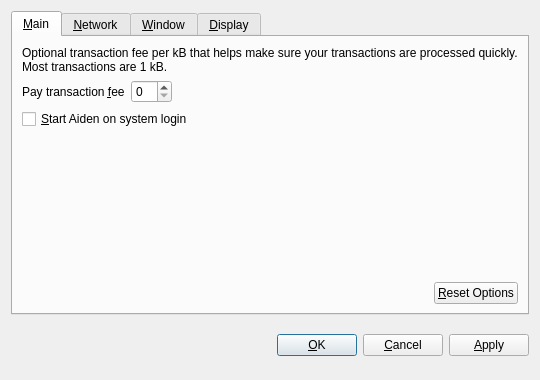
<?xml version="1.0" encoding="UTF-8"?>
<ui version="4.0">
 <class>OptionsDialog</class>
 <widget class="QDialog" name="OptionsDialog">
  <property name="geometry">
   <rect>
    <x>0</x>
    <y>0</y>
    <width>540</width>
    <height>380</height>
   </rect>
  </property>
  <property name="windowTitle">
   <string>Options</string>
  </property>
  <property name="modal">
   <bool>true</bool>
  </property>
  <layout class="QVBoxLayout" name="verticalLayout">
   <item>
    <widget class="QTabWidget" name="tabWidget">
     <property name="tabPosition">
      <enum>QTabWidget::North</enum>
     </property>
     <property name="currentIndex">
      <number>0</number>
     </property>
     <widget class="QWidget" name="tabMain">
      <attribute name="title">
       <string>&amp;Main</string>
      </attribute>
      <layout class="QVBoxLayout" name="verticalLayout_Main">
       <item>
        <widget class="QLabel" name="transactionFeeInfoLabel">
         <property name="text">
          <string>Optional transaction fee per kB that helps make sure your transactions are processed quickly. Most transactions are 1 kB.</string>
         </property>
         <property name="textFormat">
          <enum>Qt::PlainText</enum>
         </property>
         <property name="wordWrap">
          <bool>true</bool>
         </property>
        </widget>
       </item>
       <item>
        <layout class="QHBoxLayout" name="horizontalLayout_1_Main">
         <item>
          <widget class="QLabel" name="transactionFeeLabel">
           <property name="text">
            <string>Pay transaction &amp;fee</string>
           </property>
           <property name="textFormat">
            <enum>Qt::PlainText</enum>
           </property>
           <property name="buddy">
            <cstring>transactionFee</cstring>
           </property>
          </widget>
         </item>
         <item>
          <widget class="BitcoinAmountField" name="transactionFee"/>
         </item>
         <item>
          <spacer name="horizontalSpacer_1_Main">
           <property name="orientation">
            <enum>Qt::Horizontal</enum>
           </property>
           <property name="sizeHint" stdset="0">
            <size>
             <width>40</width>
             <height>20</height>
            </size>
           </property>
          </spacer>
         </item>
        </layout>
       </item>
       <item>
        <widget class="QCheckBox" name="bitcoinAtStartup">
         <property name="toolTip">
          <string>Automatically start Aiden after logging in to the system.</string>
         </property>
         <property name="text">
          <string>&amp;Start Aiden on system login</string>
         </property>
        </widget>
       </item>
       <item>
        <spacer name="verticalSpacer_Main">
         <property name="orientation">
          <enum>Qt::Vertical</enum>
         </property>
         <property name="sizeHint" stdset="0">
          <size>
           <width>20</width>
           <height>40</height>
          </size>
         </property>
        </spacer>
       </item>
       <item>
        <layout class="QHBoxLayout" name="horizontalLayout_2_Main">
         <item>
          <spacer name="horizontalSpacer_2_Main">
           <property name="orientation">
            <enum>Qt::Horizontal</enum>
           </property>
           <property name="sizeHint" stdset="0">
            <size>
             <width>40</width>
             <height>20</height>
            </size>
           </property>
          </spacer>
         </item>
         <item>
          <widget class="QPushButton" name="resetButton">
           <property name="toolTip">
            <string>Reset all client options to default.</string>
           </property>
           <property name="text">
            <string>&amp;Reset Options</string>
           </property>
           <property name="autoDefault">
            <bool>false</bool>
           </property>
          </widget>
         </item>
        </layout>
       </item>
      </layout>
     </widget>
     <widget class="QWidget" name="tabNetwork">
      <attribute name="title">
       <string>&amp;Network</string>
      </attribute>
      <layout class="QVBoxLayout" name="verticalLayout_Network">
       <item>
        <widget class="QCheckBox" name="mapPortUpnp">
         <property name="toolTip">
          <string>Automatically open the Aiden client port on the router. This only works when your router supports UPnP and it is enabled.</string>
         </property>
         <property name="text">
          <string>Map port using &amp;UPnP</string>
         </property>
        </widget>
       </item>
       <item>
        <widget class="QCheckBox" name="connectSocks">
         <property name="toolTip">
          <string>Connect to the Aiden network through a SOCKS proxy (e.g. when connecting through Tor).</string>
         </property>
         <property name="text">
          <string>&amp;Connect through SOCKS proxy:</string>
         </property>
        </widget>
       </item>
       <item>
        <layout class="QHBoxLayout" name="horizontalLayout_Network">
         <item>
          <widget class="QLabel" name="proxyIpLabel">
           <property name="text">
            <string>Proxy &amp;IP:</string>
           </property>
           <property name="textFormat">
            <enum>Qt::PlainText</enum>
           </property>
           <property name="buddy">
            <cstring>proxyIp</cstring>
           </property>
          </widget>
         </item>
         <item>
          <widget class="QValidatedLineEdit" name="proxyIp">
           <property name="maximumSize">
            <size>
             <width>140</width>
             <height>16777215</height>
            </size>
           </property>
           <property name="toolTip">
            <string>IP address of the proxy (e.g. 127.0.0.1)</string>
           </property>
          </widget>
         </item>
         <item>
          <widget class="QLabel" name="proxyPortLabel">
           <property name="text">
            <string>&amp;Port:</string>
           </property>
           <property name="textFormat">
            <enum>Qt::PlainText</enum>
           </property>
           <property name="buddy">
            <cstring>proxyPort</cstring>
           </property>
          </widget>
         </item>
         <item>
          <widget class="QLineEdit" name="proxyPort">
           <property name="maximumSize">
            <size>
             <width>55</width>
             <height>16777215</height>
            </size>
           </property>
           <property name="toolTip">
            <string>Port of the proxy (e.g. 9050)</string>
           </property>
          </widget>
         </item>
         <item>
          <widget class="QLabel" name="socksVersionLabel">
           <property name="text">
            <string>SOCKS &amp;Version:</string>
           </property>
           <property name="textFormat">
            <enum>Qt::PlainText</enum>
           </property>
           <property name="buddy">
            <cstring>socksVersion</cstring>
           </property>
          </widget>
         </item>
         <item>
          <widget class="QValueComboBox" name="socksVersion">
           <property name="toolTip">
            <string>SOCKS version of the proxy (e.g. 5)</string>
           </property>
          </widget>
         </item>
         <item>
          <spacer name="horizontalSpacer_Network">
           <property name="orientation">
            <enum>Qt::Horizontal</enum>
           </property>
           <property name="sizeHint" stdset="0">
            <size>
             <width>40</width>
             <height>20</height>
            </size>
           </property>
          </spacer>
         </item>
        </layout>
       </item>
       <item>
        <spacer name="verticalSpacer_Network">
         <property name="orientation">
          <enum>Qt::Vertical</enum>
         </property>
         <property name="sizeHint" stdset="0">
          <size>
           <width>20</width>
           <height>40</height>
          </size>
         </property>
        </spacer>
       </item>
      </layout>
     </widget>
     <widget class="QWidget" name="tabWindow">
      <attribute name="title">
       <string>&amp;Window</string>
      </attribute>
      <layout class="QVBoxLayout" name="verticalLayout_Window">
       <item>
        <widget class="QCheckBox" name="minimizeToTray">
         <property name="toolTip">
          <string>Show only a tray icon after minimizing the window.</string>
         </property>
         <property name="text">
          <string>&amp;Minimize to the tray instead of the taskbar</string>
         </property>
        </widget>
       </item>
       <item>
        <widget class="QCheckBox" name="minimizeOnClose">
         <property name="toolTip">
          <string>Minimize instead of exit the application when the window is closed. When this option is enabled, the application will be closed only after selecting Quit in the menu.</string>
         </property>
         <property name="text">
          <string>M&amp;inimize on close</string>
         </property>
        </widget>
       </item>
       <item>
        <spacer name="verticalSpacer_Window">
         <property name="orientation">
          <enum>Qt::Vertical</enum>
         </property>
         <property name="sizeHint" stdset="0">
          <size>
           <width>20</width>
           <height>40</height>
          </size>
         </property>
        </spacer>
       </item>
      </layout>
     </widget>
     <widget class="QWidget" name="tabDisplay">
      <attribute name="title">
       <string>&amp;Display</string>
      </attribute>
      <layout class="QVBoxLayout" name="verticalLayout_Display">
       <item>
        <layout class="QHBoxLayout" name="horizontalLayout_1_Display">
         <item>
          <widget class="QLabel" name="langLabel">
           <property name="text">
            <string>User Interface &amp;language:</string>
           </property>
           <property name="textFormat">
            <enum>Qt::PlainText</enum>
           </property>
           <property name="buddy">
            <cstring>lang</cstring>
           </property>
          </widget>
         </item>
         <item>
          <widget class="QValueComboBox" name="lang">
           <property name="toolTip">
            <string>The user interface language can be set here. This setting will take effect after restarting Aiden.</string>
           </property>
          </widget>
         </item>
        </layout>
       </item>
       <item>
        <layout class="QHBoxLayout" name="horizontalLayout_2_Display">
         <item>
          <widget class="QLabel" name="unitLabel">
           <property name="text">
            <string>&amp;Unit to show amounts in:</string>
           </property>
           <property name="textFormat">
            <enum>Qt::PlainText</enum>
           </property>
           <property name="buddy">
            <cstring>unit</cstring>
           </property>
          </widget>
         </item>
         <item>
          <widget class="QValueComboBox" name="unit">
           <property name="toolTip">
            <string>Choose the default subdivision unit to show in the interface and when sending coins.</string>
           </property>
          </widget>
         </item>
        </layout>
       </item>
       <item>
        <widget class="QCheckBox" name="displayAddresses">
         <property name="toolTip">
          <string>Whether to show Aiden addresses in the transaction list or not.</string>
         </property>
         <property name="text">
          <string>&amp;Display addresses in transaction list</string>
         </property>
        </widget>
       </item>
       <item>
        <widget class="QCheckBox" name="coinControlFeatures">
         <property name="toolTip">
          <string>Whether to show coin control features or not.</string>
         </property>
         <property name="text">
          <string>Display coin &amp;control features (experts only!)</string>
         </property>
        </widget>
       </item>
       <item>
        <spacer name="verticalSpacer_Display">
         <property name="orientation">
          <enum>Qt::Vertical</enum>
         </property>
         <property name="sizeHint" stdset="0">
          <size>
           <width>20</width>
           <height>40</height>
          </size>
         </property>
        </spacer>
       </item>
      </layout>
     </widget>
    </widget>
   </item>
   <item>
    <layout class="QHBoxLayout" name="horizontalLayout_Buttons">
     <item>
      <spacer name="horizontalSpacer_1">
       <property name="orientation">
        <enum>Qt::Horizontal</enum>
       </property>
       <property name="sizeHint" stdset="0">
        <size>
         <width>40</width>
         <height>48</height>
        </size>
       </property>
      </spacer>
     </item>
     <item>
      <widget class="QLabel" name="statusLabel">
       <property name="font">
        <font>
         <weight>75</weight>
         <bold>true</bold>
        </font>
       </property>
       <property name="text">
        <string/>
       </property>
       <property name="textFormat">
        <enum>Qt::PlainText</enum>
       </property>
       <property name="wordWrap">
        <bool>true</bool>
       </property>
      </widget>
     </item>
     <item>
      <spacer name="horizontalSpacer_2">
       <property name="orientation">
        <enum>Qt::Horizontal</enum>
       </property>
       <property name="sizeHint" stdset="0">
        <size>
         <width>40</width>
         <height>48</height>
        </size>
       </property>
      </spacer>
     </item>
     <item>
      <widget class="QPushButton" name="okButton">
       <property name="text">
        <string>&amp;OK</string>
       </property>
      </widget>
     </item>
     <item>
      <widget class="QPushButton" name="cancelButton">
       <property name="text">
        <string>&amp;Cancel</string>
       </property>
       <property name="autoDefault">
        <bool>false</bool>
       </property>
      </widget>
     </item>
     <item>
      <widget class="QPushButton" name="applyButton">
       <property name="text">
        <string>&amp;Apply</string>
       </property>
       <property name="autoDefault">
        <bool>false</bool>
       </property>
      </widget>
     </item>
    </layout>
   </item>
  </layout>
 </widget>
 <customwidgets>
  <customwidget>
   <class>BitcoinAmountField</class>
   <extends>QSpinBox</extends>
   <header>bitcoinamountfield.h</header>
  </customwidget>
  <customwidget>
   <class>QValueComboBox</class>
   <extends>QComboBox</extends>
   <header>qvaluecombobox.h</header>
  </customwidget>
  <customwidget>
   <class>QValidatedLineEdit</class>
   <extends>QLineEdit</extends>
   <header>qvalidatedlineedit.h</header>
  </customwidget>
 </customwidgets>
 <resources/>
 <connections/>
</ui>
